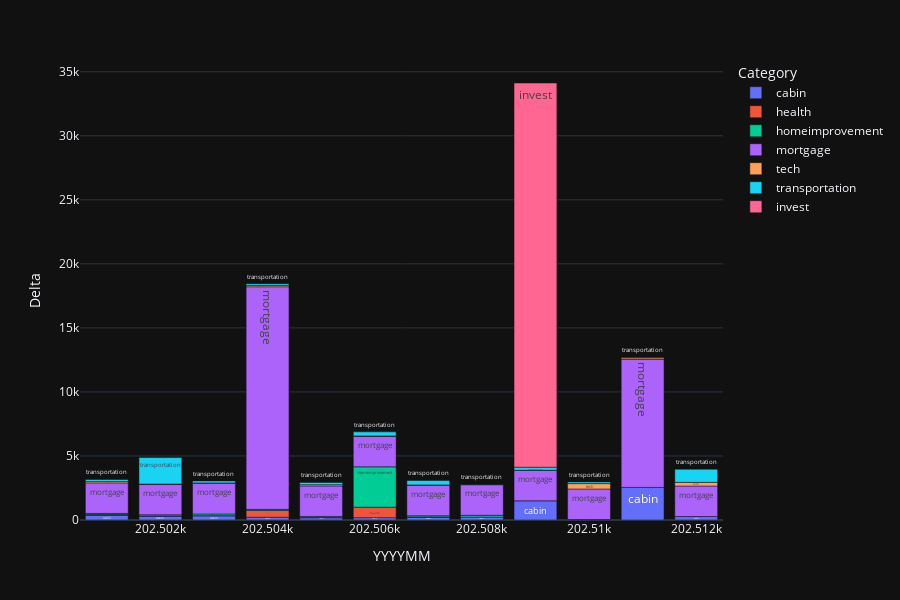

The notebook cell this image was saved under:
### Code cell
categories = [
    # 'fun',
    # 'grocerys',
    # 'amazon',
    # 'transfer',
    'pay_off_debt',
    # 'utility',
    # 'misc',
    'music',
    'health',
    # 'rent',
    'transportation',
    # 'phone',
    'dating',
    # 'check',
    # 'Costco',
    # 'gift',
    'invest',
    'cargas',
    'homeimprovement',
    'mortgage',
    # 'insurance',
    'cabin',
    'to_cabin',
    'tech',
    'car',
    # 'taxes',
    # 'interest',
]


mask = df_year['Category'].isin(categories)
temp = df_year[mask]
title = f'Year - filtered categories ({categories})'
make_barchart(df=temp,time_column='YYYYMM',title=title)

### Figure 1 — Plotly figure (JSON) as saved in the notebook; plotly's stock layout.template omitted (floating-point values rounded to 4 significant figures)
{"data": [{"alignmentgroup": "True", "customdata": [["cabin"], ["cabin"], ["cabin"], ["cabin"], ["cabin"], ["cabin"], ["cabin"], ["cabin"], ["cabin"], ["cabin"], ["cabin"], ["cabin"]], "hovertemplate": "Category=%{customdata[0]}<br>YYYYMM=%{x}<br>Delta=%{y}<extra></extra>", "legendgroup": "cabin", "marker": {"color": "#636efa", "pattern": {"shape": ""}}, "name": "cabin", "offsetgroup": "cabin", "orientation": "v", "showlegend": true, "text": ["cabin", "cabin", "cabin", "cabin", "cabin", "cabin", "cabin", "cabin", "cabin", "cabin", "cabin", "cabin"], "textposition": "auto", "type": "bar", "x": [202501, 202502, 202503, 202504, 202505, 202506, 202507, 202508, 202509, 202510, 202511, 202512], "xaxis": "x", "y": [363.4, 307.4, 329.5, 216.5, 177.0, 181.5, 221.7, 225.4, 1494.0, 38.64, 2546.0, 271.0], "yaxis": "y"}, {"alignmentgroup": "True", "customdata": [["health"], ["health"], ["health"], ["health"], ["health"], ["health"], ["health"]], "hovertemplate": "Category=%{customdata[0]}<br>YYYYMM=%{x}<br>Delta=%{y}<extra></extra>", "legendgroup": "health", "marker": {"color": "#EF553B", "pattern": {"shape": ""}}, "name": "health", "offsetgroup": "health", "orientation": "v", "showlegend": true, "text": ["health", "health", "health", "health", "health", "health", "health"], "textposition": "auto", "type": "bar", "x": [202501, 202502, 202503, 202504, 202505, 202506, 202507], "xaxis": "x", "y": [64.24, 9.5, 11.32, 533.9, 14.46, 817.9, 12.63], "yaxis": "y"}, {"alignmentgroup": "True", "customdata": [["homeimprovement"], ["homeimprovement"], ["homeimprovement"], ["homeimprovement"], ["homeimprovement"], ["homeimprovement"], ["homeimprovement"], ["homeimprovement"]], "hovertemplate": "Category=%{customdata[0]}<br>YYYYMM=%{x}<br>Delta=%{y}<extra></extra>", "legendgroup": "homeimprovement", "marker": {"color": "#00cc96", "pattern": {"shape": ""}}, "name": "homeimprovement", "offsetgroup": "homeimprovement", "orientation": "v", "showlegend": true, "text": ["homeimprovement", "homeimprovement", "homeimprovement", "homeimprovement", "homeimprovement", "homeimprovement", "homeimprovement", "homeimprovement"], "textposition": "auto", "type": "bar", "x": [202501, 202502, 202503, 202504, 202505, 202506, 202507, 202508], "xaxis": "x", "y": [85.79, 85.78, 131.9, 81.5, 85.7, 3152.0, 91.55, 145.9], "yaxis": "y"}, {"alignmentgroup": "True", "customdata": [["mortgage"], ["mortgage"], ["mortgage"], ["mortgage"], ["mortgage"], ["mortgage"], ["mortgage"], ["mortgage"], ["mortgage"], ["mortgage"], ["mortgage"], ["mortgage"]], "hovertemplate": "Category=%{customdata[0]}<br>YYYYMM=%{x}<br>Delta=%{y}<extra></extra>", "legendgroup": "mortgage", "marker": {"color": "#ab63fa", "pattern": {"shape": ""}}, "name": "mortgage", "offsetgroup": "mortgage", "orientation": "v", "showlegend": true, "text": ["mortgage", "mortgage", "mortgage", "mortgage", "mortgage", "mortgage", "mortgage", "mortgage", "mortgage", "mortgage", "mortgage", "mortgage"], "textposition": "auto", "type": "bar", "x": [202501, 202502, 202503, 202504, 202505, 202506, 202507, 202508, 202509, 202510, 202511, 202512], "xaxis": "x", "y": [2384.0, 2384.0, 2387.0, 17380.0, 2384.0, 2384.0, 2384.0, 2384.0, 2387.0, 2384.0, 10000, 2384.0], "yaxis": "y"}, {"alignmentgroup": "True", "customdata": [["tech"], ["tech"], ["tech"], ["tech"], ["tech"], ["tech"], ["tech"], ["tech"], ["tech"], ["tech"], ["tech"], ["tech"]], "hovertemplate": "Category=%{customdata[0]}<br>YYYYMM=%{x}<br>Delta=%{y}<extra></extra>", "legendgroup": "tech", "marker": {"color": "#FFA15A", "pattern": {"shape": ""}}, "name": "tech", "offsetgroup": "tech", "orientation": "v", "showlegend": true, "text": ["tech", "tech", "tech", "tech", "tech", "tech", "tech", "tech", "tech", "tech", "tech", "tech"], "textposition": "auto", "type": "bar", "x": [202501, 202502, 202503, 202504, 202505, 202506, 202507, 202508, 202509, 202510, 202511, 202512], "xaxis": "x", "y": [103.2, 20, 34.95, 103.2, 95.11, 31.79, 31.79, 20, 5.77, 418.6, 117.6, 283.7], "yaxis": "y"}, {"alignmentgroup": "True", "customdata": [["transportation"], ["transportation"], ["transportation"], ["transportation"], ["transportation"], ["transportation"], ["transportation"], ["transportation"], ["transportation"], ["transportation"], ["transportation"], ["transportation"]], "hovertemplate": "Category=%{customdata[0]}<br>YYYYMM=%{x}<br>Delta=%{y}<extra></extra>", "legendgroup": "transportation", "marker": {"color": "#19d3f3", "pattern": {"shape": ""}}, "name": "transportation", "offsetgroup": "transportation", "orientation": "v", "showlegend": true, "text": ["transportation", "transportation", "transportation", "transportation", "transportation", "transportation", "transportation", "transportation", "transportation", "transportation", "transportation", "transportation"], "textposition": "auto", "type": "bar", "x": [202501, 202502, 202503, 202504, 202505, 202506, 202507, 202508, 202509, 202510, 202511, 202512], "xaxis": "x", "y": [162.0, 2066.0, 159.7, 135, 176.3, 315.6, 341.9, 23.57, 235.7, 135, 41.09, 1028.0], "yaxis": "y"}, {"alignmentgroup": "True", "customdata": [["invest"]], "hovertemplate": "Category=%{customdata[0]}<br>YYYYMM=%{x}<br>Delta=%{y}<extra></extra>", "legendgroup": "invest", "marker": {"color": "#FF6692", "pattern": {"shape": ""}}, "name": "invest", "offsetgroup": "invest", "orientation": "v", "showlegend": true, "text": ["invest"], "textposition": "auto", "type": "bar", "x": [202509], "xaxis": "x", "y": [30000], "yaxis": "y"}], "layout": {"barmode": "relative", "height": 600, "legend": {"title": {"text": "Category"}, "tracegroupgap": 0}, "margin": {"t": 60}, "xaxis": {"anchor": "y", "domain": [0, 1], "title": {"text": "YYYYMM"}}, "yaxis": {"anchor": "x", "domain": [0, 1], "title": {"text": "Delta"}}}}
